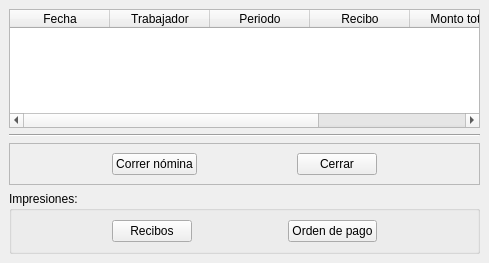
<?xml version="1.0" encoding="UTF-8"?>
<ui version="4.0">
 <class>MainWindow</class>
 <widget class="QMainWindow" name="MainWindow">
  <property name="geometry">
   <rect>
    <x>0</x>
    <y>0</y>
    <width>489</width>
    <height>263</height>
   </rect>
  </property>
  <property name="windowTitle">
   <string>Resumen de nóminas Individuales</string>
  </property>
  <widget class="QWidget" name="centralwidget">
   <layout class="QVBoxLayout" name="verticalLayout">
    <item>
     <widget class="QTableWidget" name="tableWidget">
      <property name="sizeAdjustPolicy">
       <enum>QAbstractScrollArea::AdjustToContentsOnFirstShow</enum>
      </property>
      <column>
       <property name="text">
        <string>Fecha</string>
       </property>
      </column>
      <column>
       <property name="text">
        <string>Trabajador</string>
       </property>
      </column>
      <column>
       <property name="text">
        <string>Periodo</string>
       </property>
      </column>
      <column>
       <property name="text">
        <string>Recibo</string>
       </property>
      </column>
      <column>
       <property name="text">
        <string>Monto total</string>
       </property>
      </column>
      <column>
       <property name="text">
        <string>Nota</string>
       </property>
      </column>
     </widget>
    </item>
    <item>
     <widget class="Line" name="line">
      <property name="orientation">
       <enum>Qt::Horizontal</enum>
      </property>
     </widget>
    </item>
    <item>
     <widget class="QFrame" name="frame">
      <property name="frameShape">
       <enum>QFrame::StyledPanel</enum>
      </property>
      <property name="frameShadow">
       <enum>QFrame::Raised</enum>
      </property>
      <layout class="QHBoxLayout" name="horizontalLayout">
       <item>
        <spacer name="horizontalSpacer">
         <property name="orientation">
          <enum>Qt::Horizontal</enum>
         </property>
         <property name="sizeHint" stdset="0">
          <size>
           <width>19</width>
           <height>20</height>
          </size>
         </property>
        </spacer>
       </item>
       <item>
        <widget class="QPushButton" name="correr_nomina">
         <property name="text">
          <string>Correr nómina</string>
         </property>
        </widget>
       </item>
       <item>
        <spacer name="horizontalSpacer_3">
         <property name="orientation">
          <enum>Qt::Horizontal</enum>
         </property>
         <property name="sizeHint" stdset="0">
          <size>
           <width>20</width>
           <height>20</height>
          </size>
         </property>
        </spacer>
       </item>
       <item>
        <widget class="QPushButton" name="cerrar">
         <property name="text">
          <string>Cerrar</string>
         </property>
        </widget>
       </item>
       <item>
        <spacer name="horizontalSpacer_4">
         <property name="orientation">
          <enum>Qt::Horizontal</enum>
         </property>
         <property name="sizeHint" stdset="0">
          <size>
           <width>19</width>
           <height>20</height>
          </size>
         </property>
        </spacer>
       </item>
      </layout>
     </widget>
    </item>
    <item>
     <widget class="QGroupBox" name="groupBox">
      <property name="title">
       <string>Impresiones:</string>
      </property>
      <layout class="QHBoxLayout" name="horizontalLayout_2">
       <item>
        <spacer name="horizontalSpacer_2">
         <property name="orientation">
          <enum>Qt::Horizontal</enum>
         </property>
         <property name="sizeHint" stdset="0">
          <size>
           <width>27</width>
           <height>20</height>
          </size>
         </property>
        </spacer>
       </item>
       <item>
        <widget class="QPushButton" name="gen_recibos">
         <property name="text">
          <string>Recibos</string>
         </property>
        </widget>
       </item>
       <item>
        <spacer name="horizontalSpacer_6">
         <property name="orientation">
          <enum>Qt::Horizontal</enum>
         </property>
         <property name="sizeHint" stdset="0">
          <size>
           <width>27</width>
           <height>20</height>
          </size>
         </property>
        </spacer>
       </item>
       <item>
        <widget class="QPushButton" name="gen_orden_pagos">
         <property name="text">
          <string>Orden de pago</string>
         </property>
        </widget>
       </item>
       <item>
        <spacer name="horizontalSpacer_7">
         <property name="orientation">
          <enum>Qt::Horizontal</enum>
         </property>
         <property name="sizeHint" stdset="0">
          <size>
           <width>27</width>
           <height>20</height>
          </size>
         </property>
        </spacer>
       </item>
      </layout>
     </widget>
    </item>
   </layout>
  </widget>
 </widget>
 <resources/>
 <connections/>
</ui>
